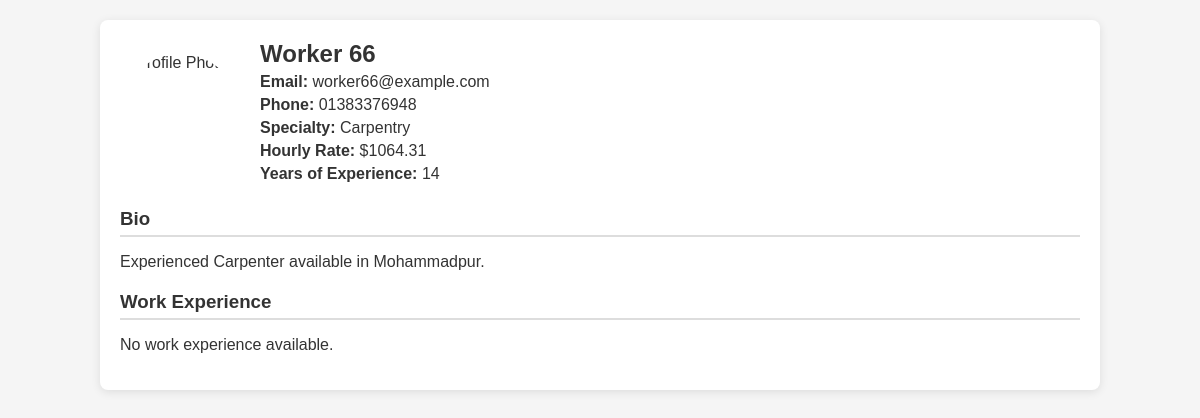
/worker_profile_view.php?worker_id=66, run on the app's committed database.
### tables this page shows
CREATE TABLE `workers` (
  `worker_id` int(11) NOT NULL,
  `name` varchar(100) NOT NULL,
  `phone` varchar(15) NOT NULL,
  `email` varchar(150) DEFAULT NULL,
  `address` text DEFAULT NULL,
  `specialty` varchar(100) NOT NULL,
  `experience_years` int(11) DEFAULT NULL,
  `bio` text DEFAULT NULL,
  `hourly_rate` decimal(10,2) DEFAULT NULL,
  `profile_photo` mediumblob DEFAULT NULL,
  `created_at` datetime DEFAULT current_timestamp(),
  `Status` varchar(20) DEFAULT NULL,
  `password` varchar(255) DEFAULT NULL,
  `specialty_id` int(11) DEFAULT NULL,
  `approved` tinyint(1) DEFAULT NULL
);

CREATE TABLE `specialties` (
  `specialty_id` int(11) NOT NULL,
  `category_id` int(11) DEFAULT NULL,
  `specialty_name` varchar(100) NOT NULL,
  `image` varchar(255) DEFAULT NULL
);

### worker_profile_view.php (the view, shortened to what this page needs)
<?php
include 'db.php';
$worker_id = intval($_GET['worker_id']);
$workerQuery = "SELECT * FROM workers WHERE worker_id = :worker_id";
$stmt = $pdo->prepare($workerQuery);
$stmt->execute(['worker_id' => $worker_id]);
$worker = $stmt->fetch(PDO::FETCH_ASSOC);
$experienceQuery = "SELECT * FROM work_experience WHERE worker_id = :worker_id";
$experienceStmt = $pdo->prepare($experienceQuery);
$experienceStmt->execute(['worker_id' => $worker_id]);
$experiences = $experienceStmt->fetchAll(PDO::FETCH_ASSOC);
$specialtyQuery = "SELECT specialty_name FROM specialties WHERE specialty_id = :specialty_id";
$specialtyStmt = $pdo->prepare($specialtyQuery);
$specialtyStmt->execute(['specialty_id' => $worker['specialty_id']]);
$specialty = $specialtyStmt->fetch(PDO::FETCH_ASSOC);
?>
<!DOCTYPE html>
<html lang="en">
<head>
</head>
<body>
<div class="profile-container">
    <div class="profile-header">
        <img class="profile-photo" src="<?= htmlspecialchars($worker['profile_photo']) ?>"
             alt="Profile Photo" onerror="this.src='images/default-profile.jpg'">
        <div class="profile-details">
            <h2><?= htmlspecialchars($worker['name']) ?></h2>
            <p><strong>Email:</strong> <?= htmlspecialchars($worker['email']) ?></p>
            <p><strong>Phone:</strong> <?= htmlspecialchars($worker['phone']) ?></p>
            <p><strong>Specialty:</strong> <?= htmlspecialchars($specialty['specialty_name'] ?? 'N/A') ?></p>
            <p><strong>Hourly Rate:</strong> $<?= htmlspecialchars($worker['hourly_rate']) ?></p>
            <p><strong>Years of Experience:</strong> <?= htmlspecialchars($worker['experience_years']) ?></p>
        </div>
    </div>
    <div class="section">
        <h3>Bio</h3>
        <p><?= nl2br(htmlspecialchars($worker['bio'])) ?></p>
    </div>
    <div class="section">
        <h3>Work Experience</h3>
        <?php if (!empty($experiences)) : ?>
            <?php foreach ($experiences as $experience) : ?>
                <div class="experience">
                    <h4><?= htmlspecialchars($experience['company_name']) ?> - <?= htmlspecialchars($experience['position']) ?></h4>
                    <p><strong>From:</strong> <?= htmlspecialchars($experience['start_date']) ?> <strong>To:</strong> <?= htmlspecialchars($experience['end_date'] ?? 'Present') ?></p>
                    <p><?= nl2br(htmlspecialchars($experience['description'])) ?></p>
                </div>
            <?php endforeach; ?>
        <?php else : ?>
            <p>No work experience available.</p>
        <?php endif; ?>
    </div>
</div>
</body>
</html>

### worker_profile_view.php (style rules this page uses)
body { font-family: Arial, sans-serif; margin: 0; padding: 0; background-color: #f5f5f5; color: #333; }
.profile-container { width: 80%; margin: 20px auto; background: #fff; border-radius: 8px; box-shadow: 0 2px 10px rgba(0, 0, 0, 0.1); padding: 20px; }
.profile-header { display: flex; align-items: center; margin-bottom: 20px; }
.profile-photo { width: 120px; height: 120px; border-radius: 50%; object-fit: cover; margin-right: 20px; }
.profile-details h2 { margin: 0; font-size: 24px; }
.profile-details p { margin: 5px 0; }
.section { margin-top: 20px; }
.section h3 { border-bottom: 2px solid #ddd; padding-bottom: 5px; margin-bottom: 10px; }

### data on the page
workers: name "Worker 66", email "worker66@example.com", phone "01383376948", hourly_rate "1064.31", experience_years "14", bio "Experienced Carpenter available in Mohammadpur."
specialties: specialty_name "Carpentry"
